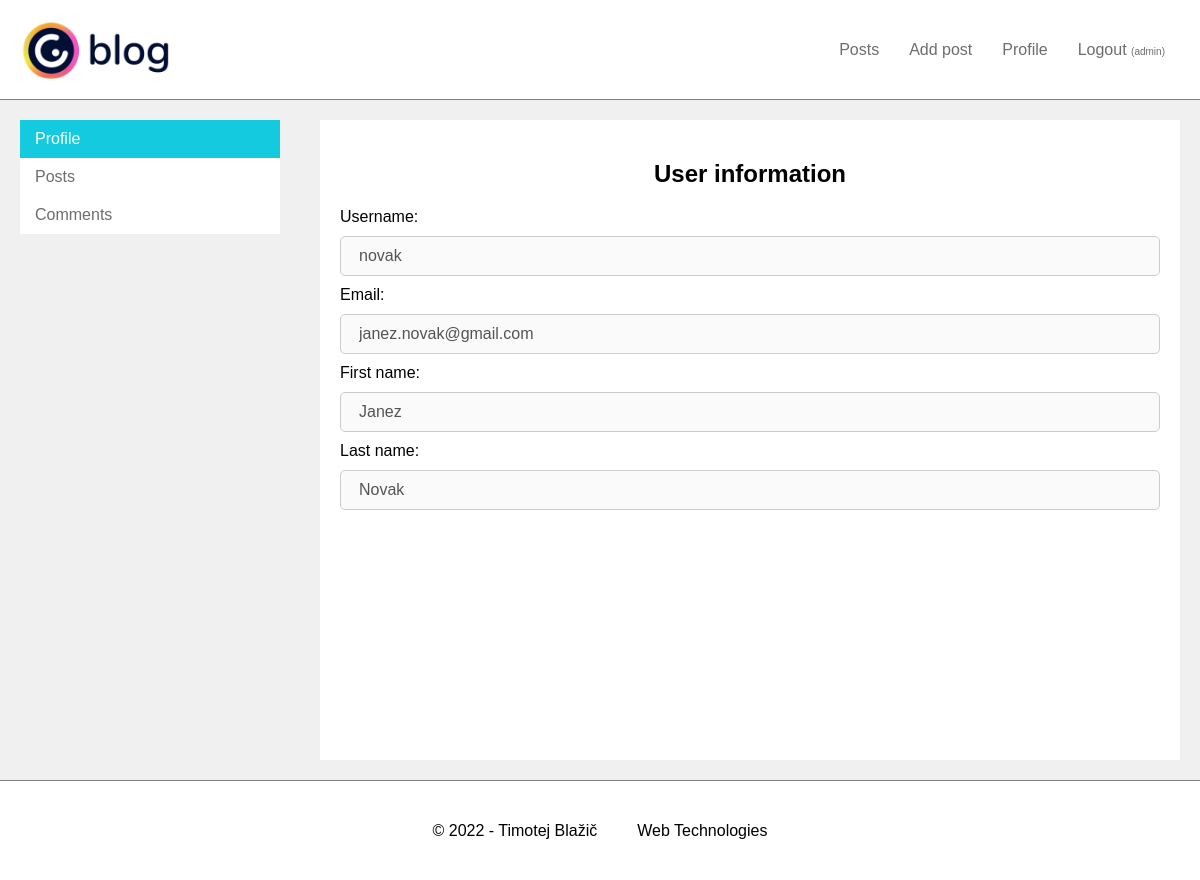
The page /code/index.php/user?id=2 (signed in) on the database its author committed.
### tables this page shows
CREATE TABLE `user` (
  `UserID` int(11) NOT NULL,
  `RoleID` int(11) NOT NULL DEFAULT 3,
  `FirstName` text NOT NULL,
  `LastName` text NOT NULL,
  `Username` text NOT NULL,
  `Password` varchar(255) NOT NULL,
  `Email` text NOT NULL
);

### code/model/UserDB.php (called while the page is built, shortened)
<?php
class UserDB {
    public static function getUserByUserID($userID) {
        $db = DBInit::getInstance();
        $statement = $db->prepare("SELECT UserID, RoleID, FirstName, LastName, Username, Password, Email FROM user
            WHERE UserID = :userID");
        $statement->bindValue(":userID", $userID);
        $statement->execute();
        $user = $statement->fetch();
        return $user;
    }
}

### code/view/user-information.php (the view, shortened to what this page needs)
<!DOCTYPE html>
<html lang="en">
<head>
    <link rel="stylesheet" type="text/css" href="<?= CSS_URL . "style.css" ?>">
    <link rel="stylesheet" type="text/css" href="<?= CSS_URL . "forms.css" ?>">
    <link rel="stylesheet" type="text/css" href="<?= CSS_URL . "details.css" ?>">
    <link rel="stylesheet" type="text/css" href="<?= CSS_URL . "user.css" ?>">
</head>
<body>
    <?php include("view/menu-links.php"); ?>
    <article>
        <h1>User information</h1>
        <form class="formWrap" action="<?= BASE_URL . "user" ?>" method="POST">
            <?php if($_SESSION["user"]["UserID"] == $user["UserID"] || $_SESSION["user"]["RoleID"] == 1): ?>
                <label for="username">Username:</label>
                <input type="text" name="username" id="username" value="<?= $user["Username"] ?>" disabled>
                <label for="email">Email:</label>
                <input type="email" name="email" id="email" value="<?= $user["Email"] ?>" disabled>
            <?php endif; ?>
            <label for="firstname">First name:</label>
            <input type="text" name="firstname" id="firstname" value="<?= $user["FirstName"] ?>" disabled>
            <label for="lastname">Last name:</label>
            <input type="text" name="lastname" id="lastname" value="<?= $user["LastName"] ?>" disabled>
        </form>
    </article>
    <?php include("view/nav-user.php"); ?>
    <?php include("view/footer.php"); ?>
</body>
</html>

### code/static/css/style.css (style rules this page uses)
html { font-family: Geneva, Verdana, sans-serif; }
body { min-width: 500px; margin: 0; padding: 0; background-color: #f0f0f0; }
* { box-sizing: border-box; }
article { min-height: 80vh; display: flex; flex-direction: column; align-items: center; grid-area: article; }
body { display: grid; grid-template-columns: 100%; grid-template-areas: "navbar" "article" "aside" "footer"; }
@media screen and (min-width: 768px) { body { grid-template-columns: 2fr 1fr; grid-template-areas: "navbar navbar" "article aside" "footer footer"; } }
@media screen and (min-width: 768px) { article { margin: 20px; } }
@media screen and (min-width: 992px) { body { grid-template-columns: 1fr 2fr 1fr; grid-template-areas: "navbar navbar navbar" "article article aside" "footer footer footer"; } }
@media screen and (min-width: 992px) { article { margin: 20px; } }

### code/static/css/forms.css (style rules this page uses)
.formWrap { width: 100%; min-height: 80vh; padding: 20px; }
input[type="text"], input[type="password"], input[type="email"] { width: 100%; padding: 10px 18px; margin: 10px 0; font-size: 16px; border-radius: 5px; border: 1px solid #ccc; display: inline-block; }
body { display: grid; grid-template-columns: 100%; }

### code/static/css/details.css (style rules this page uses)
article { position: relative; padding:20px; background-color: white; }
.formWrap { width: 100%; min-height: auto; padding: 0; }
body { display: grid; grid-template-columns: 100%; grid-template-areas: "navbar" "article" "comments" "aside" "footer"; }
@media screen and (min-width: 768px) { body { grid-template-columns: 2fr 1fr; grid-template-areas: "navbar navbar" "article aside" "comments comments" "footer footer"; } }
@media screen and (min-width: 768px) { article { margin: 20px; } }
@media screen and (min-width: 992px) { body { grid-template-columns: 1fr 2fr 1fr; grid-template-areas: "navbar navbar navbar" "article article aside" "comments comments comments" "footer footer footer"; } }
@media screen and (min-width: 992px) { article { margin: 20px; } }

### code/static/css/user.css (style rules this page uses)
body { display: grid; grid-template-columns: 100%; grid-template-areas: "navbar" "userNav" "article" "footer"; }
@media screen and (min-width: 768px) { body { grid-template-columns: 1fr 2fr; grid-template-areas: "navbar navbar" "userNav article" "footer footer"; } }
@media screen and (min-width: 768px) { article { margin: 20px; } }
@media screen and (min-width: 992px) { body { grid-template-columns: 1fr 2fr 1fr; grid-template-areas: "navbar navbar navbar" "userNav article article" "footer footer footer"; } }
@media screen and (min-width: 992px) { article { margin: 20px; } }

### rows shown on the page
user: username "novak", email "janez.novak@gmail.com", firstname "Janez", lastname "Novak"

### other values the page prints
$_SESSION["user"]["Username"] "admin"
